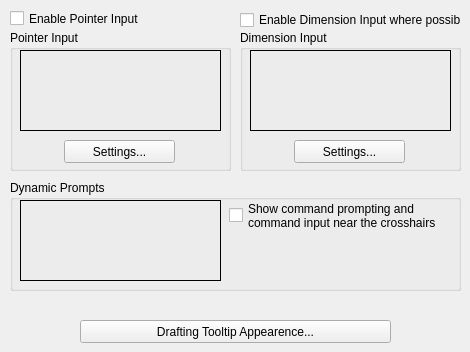
   <widget class="QWidget" name="tab_3">
    <attribute name="title">
     <string>Dynamic Input</string>
    </attribute>
    <widget class="QCheckBox" name="checkBox_DI_EnableInputPointer">
     <property name="geometry">
      <rect>
       <x>10</x>
       <y>10</y>
       <width>221</width>
       <height>17</height>
      </rect>
     </property>
     <property name="toolTip">
      <string>Turns on pointer input. When pointer input and dimensional input are both turned on, dimensional input supersedes pointer input when it is available. (DYNMODE system variable)</string>
     </property>
     <property name="text">
      <string>Enable Pointer Input</string>
     </property>
    </widget>
    <widget class="QCheckBox" name="checkBox_DI_EnableDimPointer">
     <property name="geometry">
      <rect>
       <x>240</x>
       <y>10</y>
       <width>221</width>
       <height>20</height>
      </rect>
     </property>
     <property name="toolTip">
      <string>Turns on dimensional input. Dimensional input is not available for some commands that prompt for a second point. (DYNMODE system variable)</string>
     </property>
     <property name="text">
      <string>Enable Dimension Input where possible</string>
     </property>
    </widget>
    <widget class="QGroupBox" name="groupBox_2">
     <property name="geometry">
      <rect>
       <x>10</x>
       <y>30</y>
       <width>221</width>
       <height>141</height>
      </rect>
     </property>
     <property name="title">
      <string>Pointer Input</string>
     </property>
     <widget class="QPushButton" name="pushButton_DI_PointerInputSettings">
      <property name="geometry">
       <rect>
        <x>54</x>
        <y>110</y>
        <width>111</width>
        <height>23</height>
       </rect>
      </property>
      <property name="toolTip">
       <string>Displays the Pointer Input Settings dialog box.</string>
      </property>
      <property name="text">
       <string>Settings...</string>
      </property>
     </widget>
     <widget class="QLabel" name="label">
      <property name="geometry">
       <rect>
        <x>10</x>
        <y>20</y>
        <width>201</width>
        <height>81</height>
       </rect>
      </property>
      <property name="frameShape">
       <enum>QFrame::Box</enum>
      </property>
      <property name="text">
       <string/>
      </property>
      <property name="pixmap">
       <pixmap resource="qad_dsettings.qrc">:/plugins/qad/icons/dsettings/pointer_input.png</pixmap>
      </property>
      <property name="scaledContents">
       <bool>true</bool>
      </property>
     </widget>
    </widget>
    <widget class="QGroupBox" name="groupBox_3">
     <property name="geometry">
      <rect>
       <x>240</x>
       <y>30</y>
       <width>221</width>
       <height>141</height>
      </rect>
     </property>
     <property name="title">
      <string>Dimension Input</string>
     </property>
     <widget class="QPushButton" name="pushButton_DI_DimensionInputSettings">
      <property name="geometry">
       <rect>
        <x>54</x>
        <y>110</y>
        <width>111</width>
        <height>23</height>
       </rect>
      </property>
      <property name="toolTip">
       <string>Displays the Dimension Input Settings dialog box.</string>
      </property>
      <property name="text">
       <string>Settings...</string>
      </property>
     </widget>
     <widget class="QLabel" name="label_15">
      <property name="geometry">
       <rect>
        <x>10</x>
        <y>20</y>
        <width>201</width>
        <height>81</height>
       </rect>
      </property>
      <property name="frameShape">
       <enum>QFrame::Box</enum>
      </property>
      <property name="text">
       <string/>
      </property>
      <property name="pixmap">
       <pixmap resource="qad_dsettings.qrc">:/plugins/qad/icons/dsettings/dimension_input.png</pixmap>
      </property>
      <property name="scaledContents">
       <bool>true</bool>
      </property>
     </widget>
    </widget>
    <widget class="QGroupBox" name="groupBox_4">
     <property name="geometry">
      <rect>
       <x>10</x>
       <y>180</y>
       <width>451</width>
       <height>111</height>
      </rect>
     </property>
     <property name="title">
      <string>Dynamic Prompts</string>
     </property>
     <widget class="QCheckBox" name="checkBox_DI_ShowPrompt">
      <property name="geometry">
       <rect>
        <x>219</x>
        <y>20</y>
        <width>221</width>
        <height>31</height>
       </rect>
      </property>
      <property name="sizePolicy">
       <sizepolicy hsizetype="Minimum" vsizetype="Minimum">
        <horstretch>0</horstretch>
        <verstretch>0</verstretch>
       </sizepolicy>
      </property>
      <property name="toolTip">
       <string>Displays prompts in Dynamic Input tooltips. (DYNPROMPT system variable)</string>
      </property>
      <property name="text">
       <string>Show command prompting and 
command input near the crosshairs</string>
      </property>
      <property name="tristate">
       <bool>false</bool>
      </property>
     </widget>
     <widget class="QLabel" name="label_16">
      <property name="geometry">
       <rect>
        <x>10</x>
        <y>20</y>
        <width>201</width>
        <height>81</height>
       </rect>
      </property>
      <property name="frameShape">
       <enum>QFrame::Box</enum>
      </property>
      <property name="text">
       <string/>
      </property>
      <property name="pixmap">
       <pixmap resource="qad_dsettings.qrc">:/plugins/qad/icons/dsettings/dynamic_prompts.png</pixmap>
      </property>
      <property name="scaledContents">
       <bool>true</bool>
      </property>
     </widget>
    </widget>
    <widget class="QPushButton" name="pushButton_DI_TootipAppearance">
     <property name="geometry">
      <rect>
       <x>80</x>
       <y>320</y>
       <width>311</width>
       <height>23</height>
      </rect>
     </property>
     <property name="toolTip">
      <string>Displays the Tooltip Appearance dialog box.</string>
     </property>
     <property name="text">
      <string>Drafting Tooltip Appearence...</string>
     </property>
    </widget>
   </widget>
